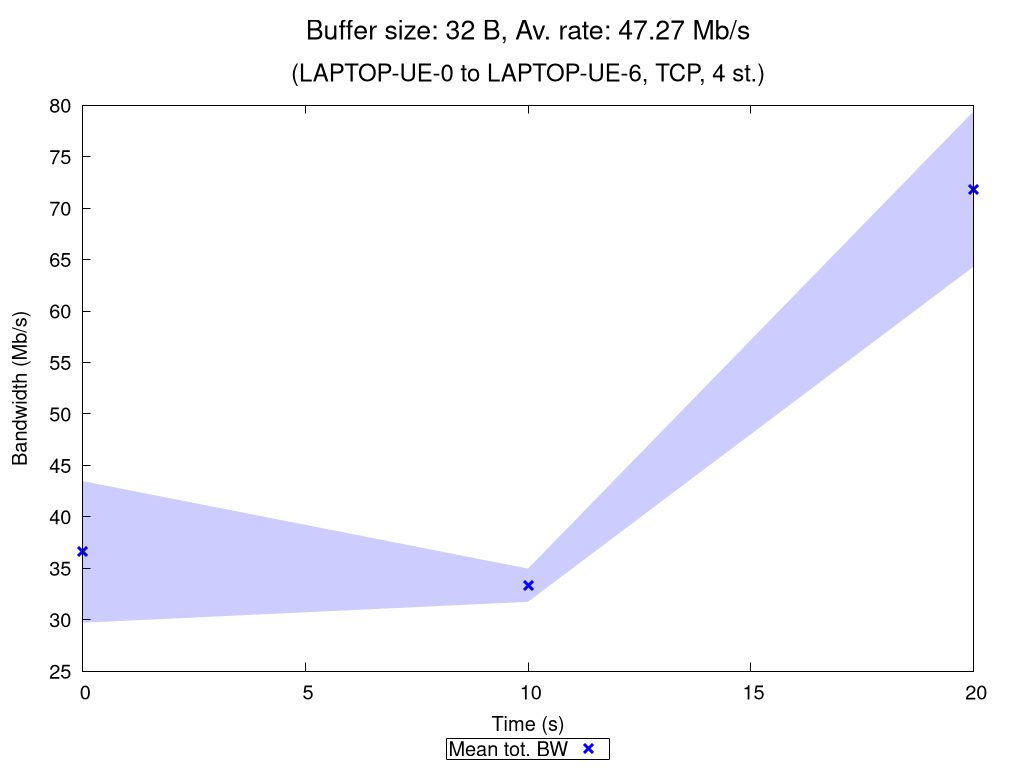

This chart was generated by the following gnuplot code:
set terminal pngcairo nocrop enhanced size 1024,768 font "Verdana,15"
set output "TCP_4_st_2020_10_29_09-20-45_one2two_00032B.png"

set title "{/=20 Buffer size: 32 B, Av. rate: 47.27 Mb/s}\n\n{/=18 (LAPTOP-UE-0 to LAPTOP-UE-6, TCP, 4 st.)}"

set xlabel "Time (s)"
set ylabel "Bandwidth (Mb/s)"
set ytics nomirror
set key bmargin center horizontal box samplen 1 width -1
set bmargin 4.6
set rmargin 4.5

rf = 1000000.0  # rate factor
set style fill transparent solid 0.2 noborder
set autoscale xfix
plot "TCP_4_st_2020_10_29_09-20-45_one2two_00032B_iperf_processed.dat" using 1:($2/rf-$3/rf):($2/rf+$3/rf) with filledcurves lc rgb "blue" notitle, \
     "" using 1:($2/rf) with points pt 2 ps 1.5 lw 3 lc rgb "blue" title "Mean tot. BW", \
